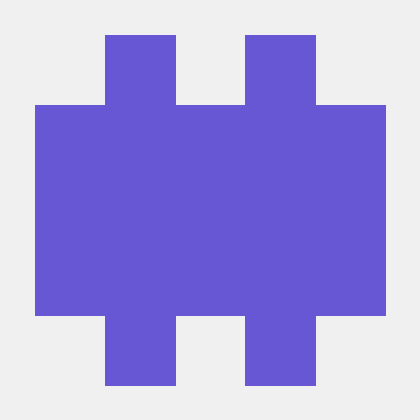
#> input picture Python_bir/deneme.png, 420 x 420 px
$ python deneme7.py
#> lines starting #> are read from the running program, lines starting #| are printed output that depends on the picture
import cv2
import numpy as np
import matplotlib.pyplot as plt
#normal resimden noisy olan resim çıkartınca noisy miktarı çıkar
peppers = cv2.imread('deneme.png')
#> peppers is the input picture: shape (420, 420, 3); mean B, G, R 225.1, 158.5, 167
noisy_peppers = np.uint8(np.clip(peppers + 25 * np.random.randn(*peppers.shape), 0, 255))
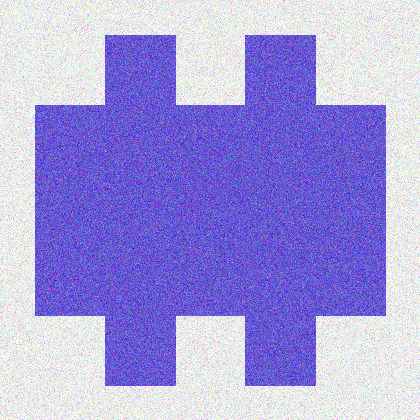
#> noisy_peppers: shape (420, 420, 3); mean B, G, R 222.5, 156.2, 164.7
diff_img = cv2.absdiff(peppers, noisy_peppers)
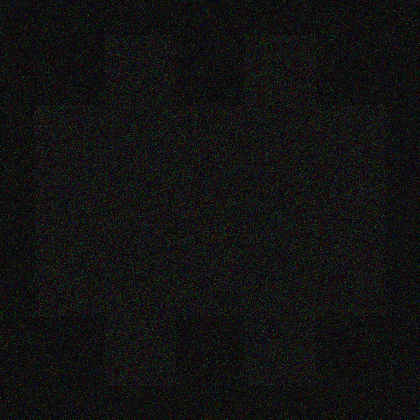
#> diff_img: shape (420, 420, 3); mean B, G, R 17.8, 18, 18.1

plt.figure(figsize=(12, 4))
plt.subplot(1, 3, 1), plt.imshow(cv2.cvtColor(peppers, cv2.COLOR_BGR2RGB)), plt.title('Original Image')
plt.subplot(1, 3, 2), plt.imshow(cv2.cvtColor(noisy_peppers, cv2.COLOR_BGR2RGB)), plt.title('Noisy Image')
plt.subplot(1, 3, 3), plt.imshow(cv2.cvtColor(diff_img, cv2.COLOR_BGR2RGB)), plt.title('Absolute Difference')
plt.show()
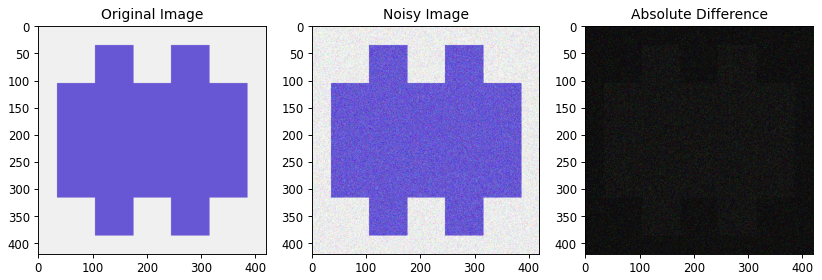
#> figure drawn by matplotlib, 3 panels
